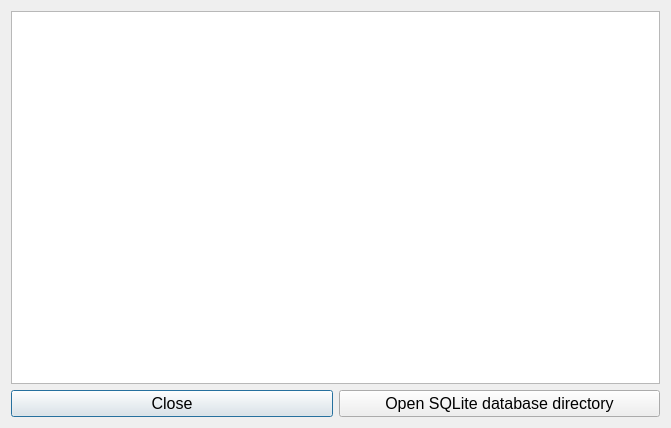
<?xml version="1.0" encoding="UTF-8"?>
<ui version="4.0">
 <class>OutputLog</class>
 <widget class="QDialog" name="OutputLog">
  <property name="geometry">
   <rect>
    <x>0</x>
    <y>0</y>
    <width>671</width>
    <height>428</height>
   </rect>
  </property>
  <property name="font">
   <font>
    <pointsize>12</pointsize>
   </font>
  </property>
  <property name="windowTitle">
   <string>Paper Creation log</string>
  </property>
  <layout class="QVBoxLayout" name="verticalLayout">
   <item>
    <widget class="QTextBrowser" name="logText"/>
   </item>
   <item>
    <layout class="QHBoxLayout" name="horizontalLayout">
     <item>
      <widget class="QPushButton" name="pbClose">
       <property name="text">
        <string>Close</string>
       </property>
      </widget>
     </item>
     <item>
      <widget class="QPushButton" name="pbSQLiteOpen">
       <property name="text">
        <string>Open SQLite database directory</string>
       </property>
      </widget>
     </item>
    </layout>
   </item>
  </layout>
 </widget>
 <resources/>
 <connections/>
</ui>
